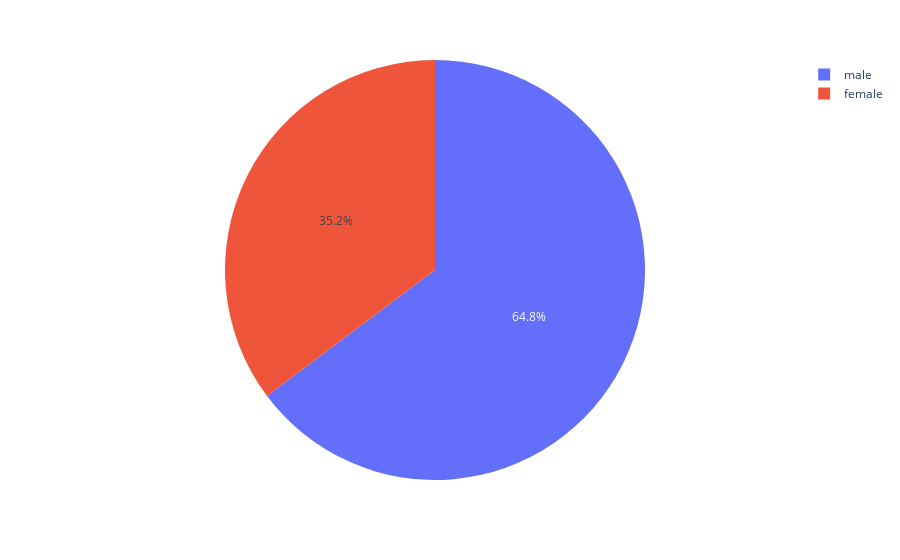

Write notebook code for a chart like this one.
### Markdown cell above
### Step 5. Create a pie chart presenting the male/female proportion

### Code cell
px.pie(data_frame=titanic, names='Sex', color='Sex')

### Figure 1 — Plotly figure (JSON) as saved in the notebook; plotly's stock layout.template omitted (floating-point values rounded to 4 significant figures; data arrays with more than 128 entries replaced by an {"elided": "..."} marker saying what was removed)
{"data": [{"customdata": {"elided": "891x1 str values"}, "domain": {"x": [0, 1], "y": [0, 1]}, "hovertemplate": "Sex=%{customdata[0]}<extra></extra>", "labels": {"elided": "891 str values"}, "legendgroup": "", "marker": {"colors": {"elided": "891 str values"}}, "name": "", "showlegend": true, "type": "pie"}], "layout": {"autosize": true, "legend": {"tracegroupgap": 0}, "margin": {"t": 60}}}
